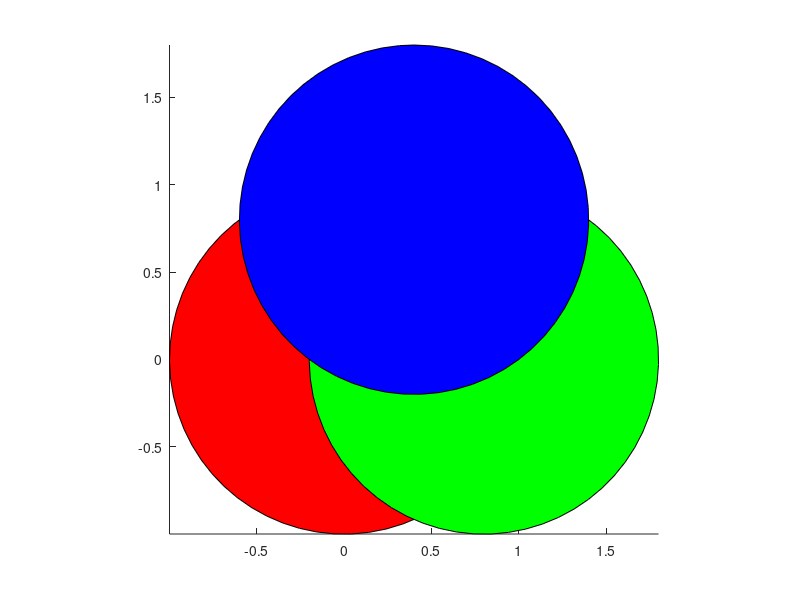

This figure's MATLAB source: (Note: this script raises an error after producing the figure.)
%% Changing Transparency of Images, Patches or Surfaces
% This example shows how to modify transparency of images, patches and surfaces.
%% Transparency for All Objects in Axes
% Transparency values are referred to as alpha values. Use the |alpha| function 
% to set the transparency for all image, patch, and surface objects in the current 
% axes. Specify a transparency value between 0 (fully transparent) and 1 (fully 
% opaque).

t = 0:0.1:2*pi;
x = sin(t);
y = cos(t);

figure
patch(x,y,'r')            % make a red circular patch
patch(x+0.8,y,'g')        % make a green circular path
patch(x+0.4,y+0.8,'b')    % make a blue circular path
axis square tight         % set axis to square

alpha(0.3)                % set all patches transparency to 0.3
%% Transparency for Individual Surfaces
% The transparency of a surface is defined by its |AlphaData| property. Set 
% the alpha data as either a scalar value or a matrix of values specifying the 
% transparency of each vertex of the surface. The |FaceAlpha| property indicates 
% how the transparency of the surface faces are determined from vertex transparency.

[X,Y,Z] = peaks(20);
s2 = surf(X,Y,Z);

s2.AlphaData = gradient(Z);    % set vertex transparencies
s2.FaceAlpha = 'flat';
%% Transparency for Individual Images
% Like surfaces, the transparency of an image is also defined by its |AlphaData| 
% property. For images, set the alpha data as either a scalar value or a matrix 
% of values specifying the transparency of each element in the image data.
% 
% For example, use transparency to overlay two images. First, display the 
% image of the Earth.

earth = imread('landOcean.jpg');
image(earth)    % display Earth image
axis image
%% 
% Then, add a cloud layer to the image of the Earth using transparency.

clouds = imread('cloudCombined.jpg');
image(earth)
axis image
hold on

im = image(clouds);
im.AlphaData = max(clouds,[],3);    % set transparency to maximum cloud value
hold off

%% Transparency with Texture Mapping
% Texture mapping maps a 2-D image onto a 3-D surface. An image can be mapped 
% to a surface by setting the |CData| property to the image data and setting the 
% |FaceColor| property to be |'texturemap'|.
% 
% This example creates a 3-D view of the earth and clouds. It creates spherical 
% surfaces and uses texture mapping to map the images of the earth and clouds 
% onto the surfaces.

[px,py,pz] = sphere(50);                % generate coordinates for a 50 x 50 sphere

cla
sEarth = surface(py, px ,flip(pz));   
sEarth.FaceColor = 'texturemap';        % set color to texture mapping
sEarth.EdgeColor = 'none';              % remove surface edge color
sEarth.CData = earth;                   % set color data 

hold on
sCloud = surface(px*1.02,py*1.02,flip(pz)*1.02); 

sCloud.FaceColor = 'texturemap';        % set color to texture mapping
sCloud.EdgeColor = 'none';              % remove surface edge color
sCloud.CData = clouds;                  % set color data 
 
sCloud.FaceAlpha = 'texturemap';        % set transparency to texture mapping
sCloud.AlphaData = max(clouds,[],3);    % set transparency data 
hold off

view([80 2])                            % specify viewpoint 
daspect([1 1 1])                        % set aspect ratio
axis off tight                          % remove axis and set limits to data range
%% 
% The images used in this example are from Visible Earth.
% 
% Credit: NASA Goddard Space Flight Center Image by Reto St?ckli (land surface, 
% shallow water, clouds). Enhancements by Robert Simmon (ocean color, compositing, 
% 3D globes, animation). Data and technical support: MODIS Land Group; MODIS Science 
% Data Support Team; MODIS Atmosphere Group; MODIS Ocean Group Additional data: 
% USGS EROS Data Center (topography); USGS Terrestrial Remote Sensing Flagstaff 
% Field Center (Antarctica); Defense Meteorological Satellite Program (city lights).
% 
% _Copyright 2014 The MathWorks, Inc._